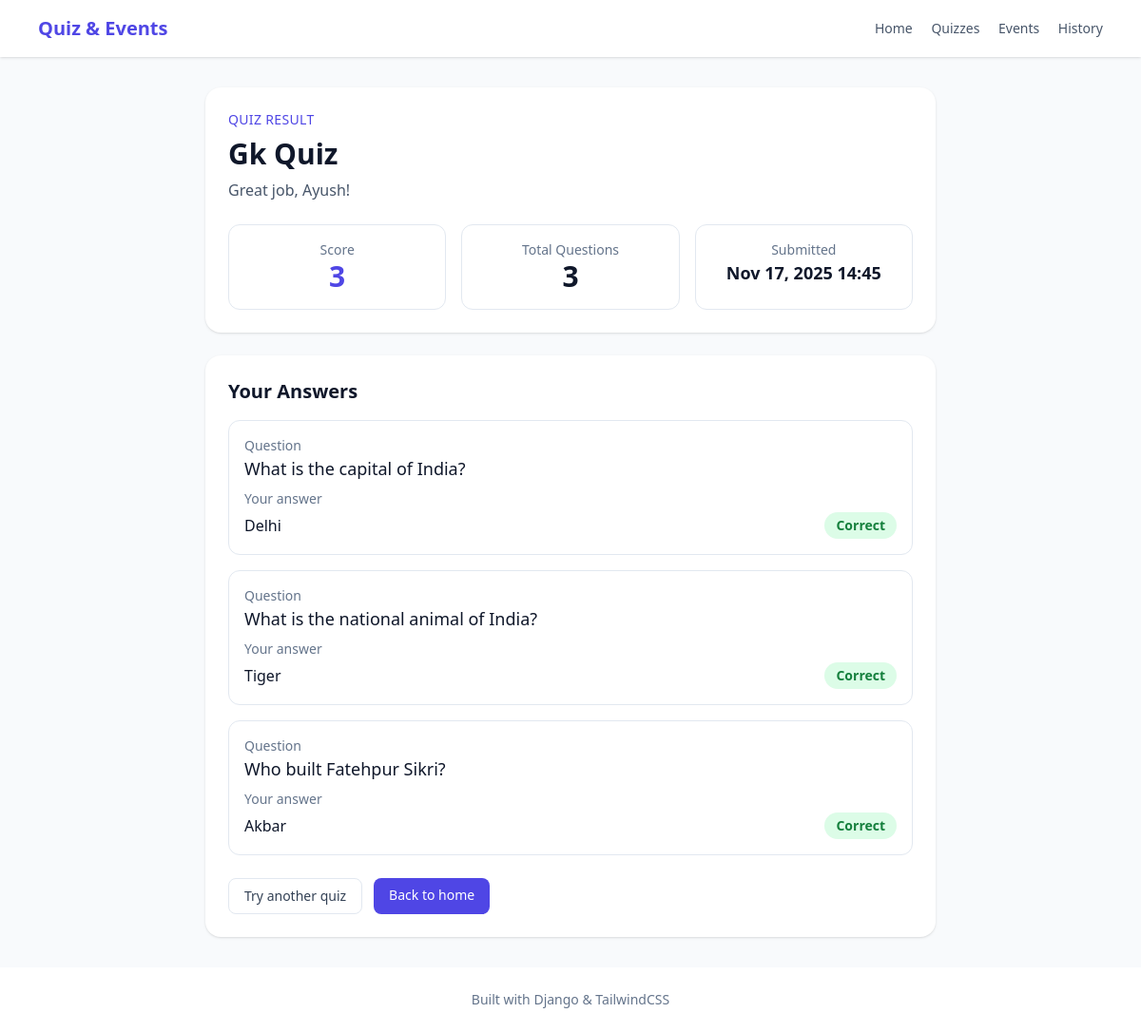
Screenshot of /results/2/ with the database file from the repository.
### quizzes/models.py (models this page shows, shortened)
class UserSubmission(models.Model):
    quiz = models.ForeignKey(Quiz, related_name='submissions', on_delete=models.CASCADE)
    user_name = models.CharField(max_length=150)
    score = models.PositiveIntegerField()
    submitted_at = models.DateTimeField(auto_now_add=True)

class Quiz(models.Model):
    title = models.CharField(max_length=255)
    description = models.TextField(blank=True)
    created_at = models.DateTimeField(auto_now_add=True)
    updated_at = models.DateTimeField(auto_now=True)

class UserAnswer(models.Model):
    submission = models.ForeignKey(
        UserSubmission, related_name='answers', on_delete=models.CASCADE
    )
    question = models.ForeignKey(Question, related_name='user_answers', on_delete=models.CASCADE)
    answer = models.ForeignKey(Answer, related_name='user_answers', on_delete=models.CASCADE)
    is_correct = models.BooleanField(default=False)
    class Meta:
        constraints = [
            models.UniqueConstraint(
                fields=['submission', 'question'],
                name='unique_submission_question',
            )
        ]

class Question(models.Model):
    MULTIPLE_CHOICE = 'multiple_choice'
    SINGLE_CHOICE = 'single_choice'
    TEXT = 'text'
    QUESTION_TYPE_CHOICES = [
        (MULTIPLE_CHOICE, 'Multiple Choice'),
        (SINGLE_CHOICE, 'Single Choice'),
        (TEXT, 'Text'),
    ]
    quiz = models.ForeignKey(Quiz, related_name='questions', on_delete=models.CASCADE)
    text = models.TextField()
    question_type = models.CharField(max_length=32, choices=QUESTION_TYPE_CHOICES)
    created_at = models.DateTimeField(auto_now_add=True)

class Answer(models.Model):
    question = models.ForeignKey(Question, related_name='answers', on_delete=models.CASCADE)
    text = models.TextField()
    is_correct = models.BooleanField(default=False)

### quizzes/views.py (the view)
# urls.py: path('results/<int:submission_id>/', views.quiz_result, name='quiz_result'),
def quiz_result(request, submission_id):
    submission = get_object_or_404(
        UserSubmission.objects.select_related('quiz').prefetch_related(
            'answers__question', 'answers__answer'
        ),
        pk=submission_id,
    )
    total_questions = submission.quiz.questions.count()
    return render(
        request,
        'quizzes/quiz_result.html',
        {
            'submission': submission,
            'total_questions': total_questions,
        },
    )

### quizzes/templates/quizzes/quiz_result.html (shortened to what this page needs)
{% extends "quizzes/base.html" %}
{% block content %}
  <div class="mx-auto max-w-3xl">
    <div class="rounded-2xl bg-white p-6 shadow">
      <p class="text-sm uppercase tracking-wide text-indigo-600">Quiz result</p>
      <h1 class="mt-2 text-3xl font-bold text-slate-900">{{ submission.quiz.title }}</h1>
      <p class="mt-2 text-slate-600">Great job, {{ submission.user_name }}!</p>
      <div class="mt-6 grid gap-4 md:grid-cols-3">
        <div class="rounded-xl border border-slate-200 p-4 text-center">
          <p class="text-sm text-slate-500">Score</p>
          <p class="text-3xl font-semibold text-indigo-600">{{ submission.score }}</p>
        </div>
        <div class="rounded-xl border border-slate-200 p-4 text-center">
          <p class="text-sm text-slate-500">Total Questions</p>
          <p class="text-3xl font-semibold text-slate-900">{{ total_questions }}</p>
        </div>
        <div class="rounded-xl border border-slate-200 p-4 text-center">
          <p class="text-sm text-slate-500">Submitted</p>
          <p class="text-lg font-semibold text-slate-900">{{ submission.submitted_at|date:"M d, Y H:i" }}</p>
        </div>
      </div>
    </div>
    <div class="mt-6 rounded-2xl bg-white p-6 shadow">
      <h2 class="text-xl font-semibold text-slate-900">Your Answers</h2>
      <div class="mt-4 space-y-4">
        {% for user_answer in submission.answers.all %}
          <div class="rounded-xl border border-slate-200 p-4">
            <p class="text-sm text-slate-500">Question</p>
            <p class="text-lg font-medium text-slate-900">{{ user_answer.question.text }}</p>
            <p class="mt-2 text-sm text-slate-500">Your answer</p>
            <div class="mt-1 flex items-center justify-between">
              <span>{{ user_answer.answer.text }}</span>
              {% if user_answer.is_correct %}
                <span class="rounded-full bg-green-100 px-3 py-1 text-sm font-semibold text-green-700">Correct</span>
              {% else %}
                <span class="rounded-full bg-red-100 px-3 py-1 text-sm font-semibold text-red-700">Incorrect</span>
              {% endif %}
            </div>
          </div>
        {% empty %}
          <p class="text-slate-500">No answers were recorded for this submission.</p>
        {% endfor %}
      </div>
      <div class="mt-6 flex flex-wrap gap-3">
        <a href="{% url 'quizzes:quiz_list' %}" class="rounded-lg border border-slate-200 px-4 py-2 text-sm font-medium text-slate-700 hover:border-indigo-400">Try another quiz</a>
        <a href="{% url 'quizzes:home' %}" class="rounded-lg bg-indigo-600 px-4 py-2 text-sm font-medium text-white hover:bg-indigo-700">Back to home</a>
      </div>
    </div>
  </div>
{% endblock %}

### rows the page displays
UserSubmission: quiz "Gk Quiz", user_name "Ayush", score "3", submitted_at "Nov 17, 2025 14:45"
UserAnswer: question.text "What is the capital of India?", answer.text "Delhi", is_correct "Correct"
UserAnswer: question.text "What is the national animal of India?", answer.text "Tiger", is_correct "Correct"
UserAnswer: question.text "Who built Fatehpur Sikri?", answer.text "Akbar", is_correct "Correct"

### other values shown
{{ total_questions }} "3"
